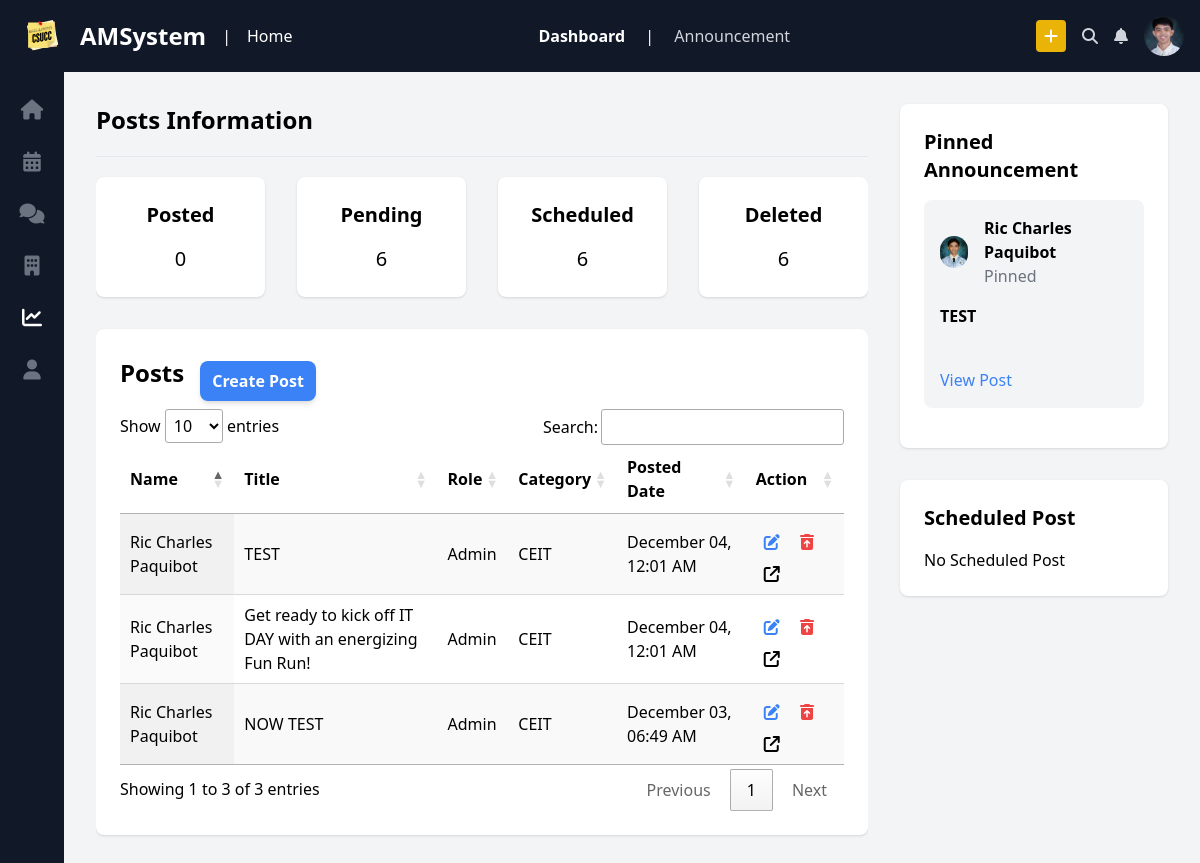
Page /post/admin (signed in) on the committed database.
### tables this page shows
CREATE TABLE `users` (
  `user_id` int(11) NOT NULL,
  `id_number` varchar(20) NOT NULL,
  `first_name` varchar(50) NOT NULL,
  `last_name` varchar(50) NOT NULL,
  `middle_initial` char(1) DEFAULT NULL,
  `email` varchar(100) NOT NULL,
  `password` varchar(255) NOT NULL,
  `department_id` int(11) DEFAULT NULL,
  `program_id` int(11) DEFAULT NULL,
  `contact_number` varchar(15) DEFAULT NULL,
  `address_purok` varchar(50) DEFAULT NULL,
  `address_barangay` varchar(50) DEFAULT NULL,
  `address_city` varchar(50) DEFAULT NULL,
  `address_zip` varchar(10) DEFAULT NULL,
  `address_province` varchar(50) DEFAULT NULL,
  `gender` enum('Male','Female','Other') DEFAULT NULL,
  `role_id` int(11) DEFAULT NULL,
  `photo` varchar(255) NOT NULL,
  `created_at` timestamp NOT NULL DEFAULT current_timestamp()
);

CREATE TABLE `posts` (
  `post_id` int(11) NOT NULL,
  `post_title` varchar(200) NOT NULL,
  `post_content` text NOT NULL,
  `post_when` date DEFAULT NULL,
  `user_id` int(11) DEFAULT NULL,
  `category_id` int(11) DEFAULT NULL,
  `images` varchar(255) NOT NULL,
  `created_at` timestamp NOT NULL DEFAULT current_timestamp()
);

CREATE TABLE `roles` (
  `role_id` int(11) NOT NULL,
  `role_name` varchar(50) NOT NULL
);

CREATE TABLE `categories` (
  `category_id` int(11) NOT NULL,
  `category_name` varchar(100) NOT NULL,
  `created_by` int(11) DEFAULT NULL
);

### Controller/Views.php (called while the page is built)
<?php
class View {
    public static function render($view, $data = []) {
        extract($data);
        require "./Views/{$view}.php";
    }
}

### index.php (called while the page is built, shortened)
<?php
require('./Controller/Views.php');
require('./Controller/Route.php');
$path = isset($_GET["path"]) ? $_GET["path"] : "";
Route::get('/post/admin', function(){
    require_once('./Controller/AdminDashboardController.php');
    AdminDashboardController::show();
});
$requestUri = "/".$path ;
Route::dispatch($requestUri);

### Db.php (called while the page is built)
<?php
class Database {
    private $host = "localhost";
    private $username = "root";
    private $password = "";
    private $database = "amsystemv3";
    public function Connect(){
        try {
            $conn = new PDO("mysql:host=$this->host;dbname=$this->database", $this->username, $this->password);
            $conn->setAttribute(PDO::ATTR_ERRMODE, PDO::ERRMODE_EXCEPTION);
            return $conn;
        } catch (PDOException $e) {
            echo "Connection failed: " . $e->getMessage();
            exit;
        }
    }
}

### Model/UserModel.php (called while the page is built, shortened)
<?php
require('./Db.php');
class Users extends Database {
    public function getPinnedPost() {
        $conn = $this->Connect();
        $stmt = $conn->prepare("SELECT pp.*, p.*,u.*, u.user_id
                                FROM posts p
                                INNER JOIN pinned_posts pp ON p.post_id = pp.post_id
                                INNER JOIN users u ON p.user_id = u.user_id
                                WHERE DATE(pinned_date) = CURDATE();
                                ");
        $stmt->execute();
        $result = $stmt->fetchAll(PDO::FETCH_ASSOC);
        return $result;
    }
    public function getUserById($user_id) {
        $stmt = $this->Connect()->prepare("SELECT *,DATE(created_at) AS date_only,
                                           TIME_FORMAT(created_at, '%h:%i:%s %p') AS time_only,
                                           MONTHNAME(created_at) AS month_name , role_name,
                                           d.department_name, p.program_name
                                           FROM users
                                           INNER JOIN roles on users.role_id = roles.role_id
                                           INNER JOIN departments d on users.department_id = d.department_id
                                           INNER JOIN programs p on users.program_id = p.program_id
                                           WHERE user_id = :user_id");
        $stmt->execute(['user_id' => $user_id]);
        return $stmt->fetch();
    }
    public static function getAllForAdminPosts(){
        $db = new Database();
        $conn = $db->Connect();
        $stmt =
                 $conn->prepare("SELECT posts.*, users.*, departments.*, programs.*, roles.*,categories.*,
                                DATE_FORMAT(posts.created_at, '%d') AS date,
                                MONTHNAME(posts.created_at) AS month,
                                TIME_FORMAT(posts.created_at, '%h:%i %p') AS time
                                FROM posts
                                INNER JOIN categories ON categories.category_id = posts.category_id
                                INNER JOIN users ON users.user_id = posts.user_id
                                INNER JOIN departments ON users.department_id = departments.department_id
                                INNER JOIN programs ON users.program_id = programs.program_id
                                INNER JOIN roles ON users.role_id = roles.role_id
                                LEFT JOIN scheduled_posts ON posts.post_id = scheduled_posts.post_id
                                -- WHERE scheduled_posts.schedule_date IS NULL
                                -- OR DATE(scheduled_posts.schedule_date) <= NOW()
                                ORDER BY posts.post_id DESC;
;
                                ");
        $stmt->execute();
        $result = $stmt->fetchAll(PDO::FETCH_ASSOC);
        return $result;
    }
}

### Views/admin.php (the view, shortened to what this page needs)
<!DOCTYPE html>
<html lang="en">
<head>
    <script src="https://cdn.tailwindcss.com"></script>
    <link rel="stylesheet" href="https://cdnjs.cloudflare.com/ajax/libs/font-awesome/6.4.2/css/all.min.css">
    <link rel="stylesheet" href="https://cdn.datatables.net/1.13.3/css/jquery.dataTables.min.css">
</head>
<body class="bg-gray-100">
    <header class="bg-gray-900 text-white p-4 flex justify-between items-center sticky top-0 z-50">
        <div class="flex items-center space-x-4">
            <img src="../assets/ams-logo.svg" alt="CSUCC logo" class="w-12">
            <h1 class="text-2xl font-bold">AMSystem</h1>
            <span class="mx-4">|</span>
            <p>Home</p>
        </div>
        <nav class="space-x-4">
            <a href="#" class="text-white font-bold">Dashboard</a>
            <span class="mx-4">|</span>
            <a href="../home" class="text-gray-300 hover:text-white">Announcement</a>
        </nav>
        <div class="flex items-center space-x-4">
            <button class="bg-yellow-500 px-2 py-1 rounded">
                <i class="fa-solid fa-plus"></i>
            </button>
            <button class="text-gray-300"><i class="fa-solid fa-magnifying-glass"></i></button>
            <button class="text-gray-300"><i class="fa-solid fa-bell"></i></button>
            <img src="../<?=$user["photo"]?>" alt="Profile" class="w-10 h-10 rounded-full">
        </div>
    </header>
    <main class="flex">
        <aside class="w-16 bg-gray-900 text-white flex flex-col items-center space-y-6 py-6 sticky top-14 h-screen">
            <a href="../home" class="text-gray-500"><i class="fa-solid fa-house text-xl"></i></a>
            <a href="../calendar" class="text-gray-500"><i class="fa-solid fa-calendar-days text-xl"></i></a>
            <a href="#" class="text-gray-500"><i class="fa-solid fa-comments text-xl"></i></a>
            <a href="../department" class="text-gray-500"><i class="fa-solid fa-building text-xl"></i></a>
            <a href="./post/admin" class="text-white"><i class="fa-solid fa-chart-line text-xl"></i></a>
            <a href="../dashboard" class="text-gray-500"><i class="fa-solid fa-user text-xl"></i></a>
        </aside>
        <section class="flex-1 p-8 flex space-x-8">
            <div class="flex-1 overflow-y-auto h-100vh">
            <h2 class="text-2xl font-bold mb-4">Posts Information</h2>
            <hr class="my-5">
                 <div class="rounded-lg flex space-x-8">
                    <div class="bg-white p-6 rounded-lg flex-1 shadow mb-8">
                        <h2 class="text-xl text-center font-bold mb-4">Posted</h2>
                        <p class="text-center text-xl"><?=$activePostNumber?></p>
                    </div>
                    <div class="bg-white p-6 rounded-lg shadow flex-1 mb-8">
                        <h2 class="text-xl text-center font-bold mb-4">Pending</h2>
                        <p class="text-center text-xl">6</p>
                    </div>
                    <div class="bg-white p-6 rounded-lg flex-1 shadow mb-8">
                        <h2 class="text-xl text-center font-bold mb-4">Scheduled</h2>
                        <p class="text-center text-xl">6</p>
                    </div>
                    <div class="bg-white p-6 rounded-lg flex-1 shadow mb-8">
                        <h2 class="text-xl text-center font-bold mb-4">Deleted</h2>
                        <p class="text-center text-xl">6</p>
                    </div>
                 </div>
                 <div class="bg-white p-6 rounded-lg shadow mb-8">
                    <div class="flex gap-4 items-center">
                        <h2 class="text-2xl font-bold mb-4">Posts</h2>
                        <a href="../dashboard" class="my-2 px-3 py-2 cursor-pointer bg-blue-500 text-white
                        font-semibold rounded-lg shadow-md hover:bg-blue-600 focus:outline-none focus:ring-2 focus:ring-blue-400 focus:ring-opacity-75 transition duration-200 ease-in-out">Create Post</a>
                    </div>
                    <table id="myTable" class="display">
                        <thead>
                            <tr>
                                <th>Name</th>
                                <th>Title</th>
                                <th>Role</th>
                                <th>Category</th>
                                <th>Posted Date</th>
                                <th>Action</th>
                            </tr>
                        </thead>
                        <tbody>
                            <?php foreach($userData as $user):?>
                            <tr>
                                <td><?=$user["first_name"]?> <?=$user["last_name"]?></td>
                                <td><?=$user["post_title"]?></td>
                                <td><?=$user["role_name"]?></td>
                                <td><?=$user["category_name"]?></td>
                                <td><?=$user["month"]?> <?=$user["date"]?>, <?=$user["time"]?></td>
                                <td>
                                <button
                                    type="submit"
                                    class="p-2"
                                    name="update"
                                    onclick="openForm(
                                        <?= htmlspecialchars(json_encode($user['post_id'])) ?>,
                                        <?= htmlspecialchars(json_encode($user['first_name'])) ?>,
                                        <?= htmlspecialchars(json_encode($user['last_name'])) ?>,
                                        <?= htmlspecialchars(json_encode($user['post_title'])) ?>,
                                        <?= htmlspecialchars(json_encode($user['post_content'])) ?>,
                                        <?= htmlspecialchars(json_encode($user['post_when'])) ?>,
                                        <?= htmlspecialchars(json_encode($user['category_name'])) ?>,
                                        <?= htmlspecialchars(json_encode($user['images'])) ?>
                                    )"
                                >
                                    <i class="text-blue-500 text-base fa-solid fa-pen-to-square"></i>
                                </button>
                                        <a class="p-2" href="./admin?id=<?=$user["post_id"]?>">
                                            <i class="text-red-500 text-base fa-solid fa-trash-can-arrow-up"></i>
                                        </a>
                                        <a class="p-2" href="../posts/<?=$user["post_id"]?>">
                                            <i class="fa-solid fa-arrow-up-right-from-square"></i>
                                        </a>
                                </td>
                            </tr>
                            <?php endforeach?>
                        </tbody>
                    </table>
                </div>
            </div>
            <div class="w-1/4">
                <div class="sticky top-24">
                <div class="bg-white p-6 rounded-lg mb-8 shadow">
                        <h2 class="text-xl font-bold mb-4">Pinned Announcement</h2>
                        <?php foreach($pinnedPosts as $pinnedPost):?>
                        <div class="space-y-4">
                            <div class="bg-gray-100 p-4 mb-4 rounded-lg">
                                <div class="flex items-center space-x-4">
                                    <img src="../<?=$pinnedPost["photo"]?>" alt="Profile" class="w-8 h-8 rounded-full">
                                    <div>
                                        <h3 class="font-bold"><a href="./user/<?=$pinnedPost["user_id"]?>"><?=$pinnedPost["first_name"]?> <?=$pinnedPost["last_name"]?></a></h3>
                                        <span class="text-gray-500">Pinned</span>
                                    </div>
                                </div>
                                <h4 class="font-bold mt-4"><?=$pinnedPost["post_title"]?></h4>
                                <p class="text-gray-700 mt-2"><?=$pinnedPost["post_content"]?></p>
                                <a href="../posts/<?=$pinnedPost["post_id"]?>" class="text-blue-500 mt-2 inline-block">View Post</a>
                            </div>
                        </div>
                        <?php endforeach ?>
                    </div>
                    <div class="bg-white p-6 rounded-lg shadow">
                        <h2 class="text-xl font-bold mb-4">Scheduled Post</h2>
                        <?php if($scheduledPosts == null):?>
                        <p>No Scheduled Post</p>
                        <?php endif ?>
                    </div>
                </div>
            </div>
        </section>
    </main>
</body>
</html>

### Controller/Route.php (shortened to what this page needs)
<?php
class Route {
    private static $getRoutes = [];
    private static $postRoutes = [];
    public static function get($path, $callback) {
        self::$getRoutes[$path] = $callback;
    }
    public static function post($path, $callback) {
        self::$postRoutes[$path] = $callback;
    }
    public static function dispatch($requestUri) {
        $requestMethod = $_SERVER['REQUEST_METHOD'];
        $routes = $requestMethod === 'GET' ? self::$getRoutes : self::$postRoutes;
        foreach ($routes as $route => $callback) {
            $pattern = preg_replace('/\{[a-zA-Z0-9_]+\}/', '([a-zA-Z0-9_]+)', $route);
            $pattern = str_replace('/', '\/', $pattern);
            if (preg_match('/^' . $pattern . '$/', $requestUri, $matches)) {
                array_shift($matches);
                return call_user_func_array($callback, $matches);
            }
        }
    }
}

### rows in the picture
users: photo (picture)
posts: user.first_name "Ric Charles", user.last_name "Paquibot", post_title "TEST", roles.role_name "Admin", category.category_name "CEIT", month "December", date "04", time "12:01 AM", user.photo (placeholder picture)
posts: user.first_name "Ric Charles", user.last_name "Paquibot", post_title "Get ready to kick off IT DAY with an energizing Fun Run!", roles.role_name "Admin", category.category_name "CEIT", month "December", date "04", time "12:01 AM"
posts: user.first_name "Ric Charles", user.last_name "Paquibot", post_title "NOW TEST", roles.role_name "Admin", category.category_name "CEIT", month "December", date "03", time "06:49 AM"
